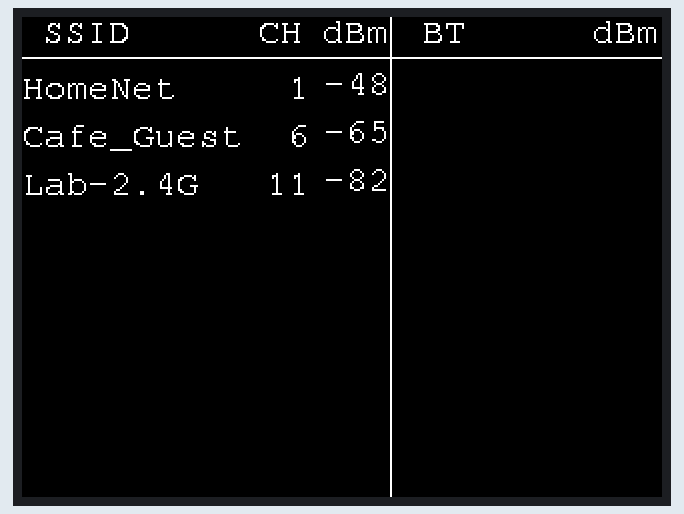
The sketch below on a simulated ESP32. Parts: 320×240 colour display. A WiFi scan finds three made-up networks; nothing arrives over Bluetooth unless stated.

Above: at 2.4 s.

The sketch:

ESP32-2432S032C-I_WLAN_BT_Scanner.ino
```cpp
// Dieser Sketch ist für das Board ESP32-2432S032C-I!
// Nach dem Scannen werden links SSID's mit Channel und Pegel in dBm angezeigt.
// Auf der rechten Seite des Displays werden Bluetooth (MAC) und Pegel angezeigt.
// Wegen zu kleinem Speicher muss folgende Einstellung geändert werden:
// Werkzeuge → Partition Scheme: "Huge APP (3MB No OTA/1MB SPIFFS)"
// Voreingestellt war: "Default 4MB with spiffs (1.2MB APP/1.5MB SPIFFS)"

#pragma GCC diagnostic ignored "-Wdeprecated-declarations"

#include <WiFi.h>
#include <BluetoothSerial.h>
#include <BLEDevice.h>
#include <BLEScan.h>
#include <BLEAdvertisedDevice.h>
#include <TFT_eSPI.h>

TFT_eSPI tft = TFT_eSPI();

BluetoothSerial SerialBT;
BLEScan* pBLEScan;

struct WifiEntry {
  String ssid;
  int32_t rssi;
  int32_t channel;
  wifi_auth_mode_t encryption;
};

// Pegelanzeige: 1 px Abstand zur Trennlinie, rechtsbündig
void drawRSSIValue(int x, int y, int rssi) {
  tft.setTextColor(TFT_WHITE, TFT_BLACK);
  tft.setCursor(x - 30, y + 12);
  tft.printf("%4d", rssi);
}

// Kopfzeile
void drawHeader() {
  tft.fillRect(0, 0, 320, 24, TFT_BLACK);
  tft.setTextColor(TFT_WHITE, TFT_BLACK);

  // WLAN
  tft.setCursor(10, 12);
  tft.print("SSID");
  tft.setCursor(118, 12);
  tft.print("CH");
  tft.setCursor(150, 12);
  tft.print("dBm");

  // Bluetooth (abgekürzt)
  tft.setCursor(200, 12);
  tft.print("BT");
  tft.setCursor(285, 12);
  tft.print("dBm");

  // Trennlinien
  tft.drawLine(0, 20, 320, 20, TFT_WHITE);
  tft.drawLine(184, 0, 184, 240, TFT_WHITE);
}

// WLAN-Ergebnisse
void drawWifiResults(WifiEntry* entries, int n) {
  const int maxRows = 9;
  for (int i = 0; i < maxRows; i++) {
    int y = 40 + i * 24;
    tft.fillRect(0, y - 19, 184, 24, TFT_BLACK);
    delay(10);
    if (i < n) {
      // SSID
      tft.setCursor(0, y);
      String ssid = entries[i].ssid;
      if (ssid.length() > 10) ssid = ssid.substring(0, 10);  // 1 Zeichen mehr
      tft.print(ssid);

      // Kanal (unter "CH")
      tft.setCursor(122, y);
      tft.printf("%2d", entries[i].channel);

      // RSSI mit 1 px Abstand zur Trennlinie
      drawRSSIValue(170, y - 14, entries[i].rssi);
    }
  }
}

// BLE-Ergebnisse
void drawBleResults(BLEScanResults* foundDevices) {
  const int maxRows = 9;
  int count = foundDevices->getCount();

  BLEAdvertisedDevice* devices[count];
  for (int i = 0; i < count; i++) {
    devices[i] = new BLEAdvertisedDevice(foundDevices->getDevice(i));
  }

  // Sortieren nach RSSI
  for (int i = 0; i < count - 1; i++) {
    for (int j = i + 1; j < count; j++) {
      if (devices[j]->getRSSI() > devices[i]->getRSSI()) {
        BLEAdvertisedDevice* tmp = devices[i];
        devices[i] = devices[j];
        devices[j] = tmp;
      }
    }
  }

  // Anzeige
  for (int i = 0; i < maxRows; i++) {
    int y = 40 + i * 24;
    tft.fillRect(187, y - 19, 133, 24, TFT_BLACK);
    delay(10);
    if (i < count) {
      BLEAdvertisedDevice* device = devices[i];
      tft.setCursor(190, y);

      String name;
      if (device->getName().length() > 0) {
        name = device->getName().c_str();
      } else {
        // MAC kürzen (letzte 3 Bytes)
        String mac = device->getAddress().toString().c_str();
        if (mac.length() > 8) mac = mac.substring(mac.length() - 8);
        name = mac;
      }

      if (name.length() > 11) name = name.substring(0, 11);
      tft.print(name);

      // RSSI mit 1 px Abstand zur rechten Kante
      drawRSSIValue(306, y - 14, device->getRSSI());
    }
  }

  for (int i = 0; i < count; i++) {
    delete devices[i];
  }
}

void setup() {
  tft.init();
  tft.setRotation(1);
  tft.fillScreen(TFT_BLACK);
  tft.setTextColor(TFT_WHITE, TFT_BLACK);
  tft.setFreeFont(&FreeMono9pt7b);

  WiFi.mode(WIFI_STA);
  WiFi.disconnect(true);
  delay(100);

  SerialBT.begin("ESP32_BT");

  BLEDevice::init("ESP32_BLE");
  pBLEScan = BLEDevice::getScan();
  pBLEScan->setActiveScan(true);

  drawHeader();
}

void loop() {
  int n = WiFi.scanNetworks();
  WifiEntry entries[n];
  for (int i = 0; i < n; i++) {
    entries[i].ssid = WiFi.SSID(i);
    entries[i].rssi = WiFi.RSSI(i);
    entries[i].channel = WiFi.channel(i);
    entries[i].encryption = WiFi.encryptionType(i);
  }

  // Sortieren nach RSSI
  for (int i = 0; i < n - 1; i++) {
    for (int j = i + 1; j < n; j++) {
      if (entries[j].rssi > entries[i].rssi) {
        WifiEntry tmp = entries[i];
        entries[i] = entries[j];
        entries[j] = tmp;
      }
    }
  }

  drawWifiResults(entries, n);

  BLEScanResults* foundDevices = pBLEScan->start(2);
  drawBleResults(foundDevices);
  if (foundDevices) pBLEScan->clearResults();

  delay(200);
}
```

Measured:
- what the display in image 0 shows lasts 4.4 s, from 2.4 s to 6.8 s
